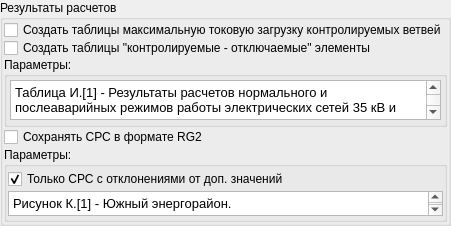
           <widget class="QGroupBox" name="groupBox_3">
            <property name="minimumSize">
             <size>
              <width>0</width>
              <height>0</height>
             </size>
            </property>
            <property name="maximumSize">
             <size>
              <width>16777215</width>
              <height>330</height>
             </size>
            </property>
            <property name="title">
             <string>Результаты расчетов</string>
            </property>
            <layout class="QVBoxLayout" name="verticalLayout_7">
             <property name="spacing">
              <number>1</number>
             </property>
             <property name="leftMargin">
              <number>1</number>
             </property>
             <property name="topMargin">
              <number>1</number>
             </property>
             <property name="rightMargin">
              <number>1</number>
             </property>
             <property name="bottomMargin">
              <number>1</number>
             </property>
             <item>
              <widget class="QCheckBox" name="cb_save_i">
               <property name="minimumSize">
                <size>
                 <width>0</width>
                 <height>18</height>
                </size>
               </property>
               <property name="maximumSize">
                <size>
                 <width>16777215</width>
                 <height>18</height>
                </size>
               </property>
               <property name="text">
                <string>Создать таблицы максимальную токовую загрузку контролируемых ветвей</string>
               </property>
               <property name="checked">
                <bool>false</bool>
               </property>
              </widget>
             </item>
             <item>
              <widget class="QCheckBox" name="cb_tab_KO">
               <property name="minimumSize">
                <size>
                 <width>0</width>
                 <height>16</height>
                </size>
               </property>
               <property name="maximumSize">
                <size>
                 <width>16777215</width>
                 <height>16</height>
                </size>
               </property>
               <property name="text">
                <string>Создать таблицы &quot;контролируемые - отключаемые&quot; элементы</string>
               </property>
               <property name="checked">
                <bool>false</bool>
               </property>
              </widget>
             </item>
             <item>
              <widget class="QGroupBox" name="gb_tab_KO">
               <property name="minimumSize">
                <size>
                 <width>0</width>
                 <height>70</height>
                </size>
               </property>
               <property name="maximumSize">
                <size>
                 <width>16777215</width>
                 <height>70</height>
                </size>
               </property>
               <property name="title">
                <string>Параметры:</string>
               </property>
               <layout class="QVBoxLayout" name="verticalLayout_11">
                <property name="spacing">
                 <number>0</number>
                </property>
                <property name="leftMargin">
                 <number>3</number>
                </property>
                <property name="topMargin">
                 <number>0</number>
                </property>
                <property name="rightMargin">
                 <number>3</number>
                </property>
                <property name="bottomMargin">
                 <number>0</number>
                </property>
                <item>
                 <widget class="QPlainTextEdit" name="te_tab_KO_info">
                  <property name="maximumSize">
                   <size>
                    <width>16777215</width>
                    <height>40</height>
                   </size>
                  </property>
                  <property name="font">
                   <font>
                    <pointsize>10</pointsize>
                    <underline>false</underline>
                    <strikeout>false</strikeout>
                    <kerning>true</kerning>
                   </font>
                  </property>
                  <property name="cursor" stdset="0">
                   <cursorShape>IBeamCursor</cursorShape>
                  </property>
                  <property name="plainText">
                   <string>Таблица И.[1] - Результаты расчетов нормального и послеаварийных режимов работы электрических сетей 35 кВ и выше. </string>
                  </property>
                 </widget>
                </item>
               </layout>
              </widget>
             </item>
             <item>
              <widget class="QCheckBox" name="cb_results_pic">
               <property name="minimumSize">
                <size>
                 <width>0</width>
                 <height>18</height>
                </size>
               </property>
               <property name="maximumSize">
                <size>
                 <width>16777215</width>
                 <height>18</height>
                </size>
               </property>
               <property name="text">
                <string>Сохранять СРС в формате RG2</string>
               </property>
               <property name="checked">
                <bool>false</bool>
               </property>
              </widget>
             </item>
             <item>
              <widget class="QGroupBox" name="gb_results_pic">
               <property name="minimumSize">
                <size>
                 <width>0</width>
                 <height>75</height>
                </size>
               </property>
               <property name="maximumSize">
                <size>
                 <width>16777215</width>
                 <height>90</height>
                </size>
               </property>
               <property name="title">
                <string>Параметры:</string>
               </property>
               <layout class="QVBoxLayout" name="verticalLayout_9">
                <property name="spacing">
                 <number>1</number>
                </property>
                <property name="leftMargin">
                 <number>1</number>
                </property>
                <property name="topMargin">
                 <number>1</number>
                </property>
                <property name="rightMargin">
                 <number>1</number>
                </property>
                <property name="bottomMargin">
                 <number>1</number>
                </property>
                <item>
                 <layout class="QHBoxLayout" name="horizontalLayout_12">
                  <item>
                   <widget class="QCheckBox" name="cb_pic_overloads">
                    <property name="maximumSize">
                     <size>
                      <width>16777215</width>
                      <height>18</height>
                     </size>
                    </property>
                    <property name="text">
                     <string>Только СРС с отклонениями от доп. значений</string>
                    </property>
                    <property name="checked">
                     <bool>true</bool>
                    </property>
                   </widget>
                  </item>
                  <item>
                   <spacer name="horizontalSpacer_5">
                    <property name="orientation">
                     <enum>Qt::Horizontal</enum>
                    </property>
                    <property name="sizeHint" stdset="0">
                     <size>
                      <width>40</width>
                      <height>20</height>
                     </size>
                    </property>
                   </spacer>
                  </item>
                 </layout>
                </item>
                <item>
                 <widget class="QPlainTextEdit" name="te_name_pic">
                  <property name="maximumSize">
                   <size>
                    <width>16777215</width>
                    <height>25</height>
                   </size>
                  </property>
                  <property name="font">
                   <font>
                    <pointsize>10</pointsize>
                    <underline>false</underline>
                    <strikeout>false</strikeout>
                    <kerning>true</kerning>
                   </font>
                  </property>
                  <property name="cursor" stdset="0">
                   <cursorShape>IBeamCursor</cursorShape>
                  </property>
                  <property name="plainText">
                   <string>Рисунок К.[1] - Южный энергорайон. </string>
                  </property>
                 </widget>
                </item>
               </layout>
              </widget>
             </item>
            </layout>
           </widget>
